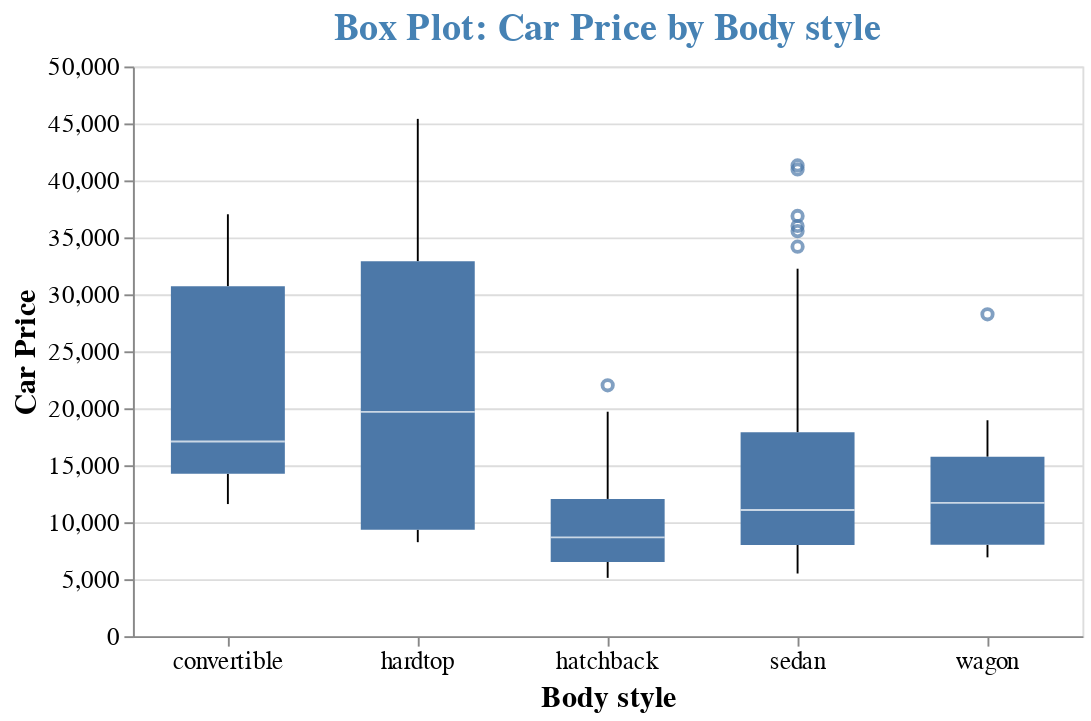

The cell this chart's notebook holds for it:
### Markdown cell above
Increasing the axis labels

### Code cell
# Increasing the axis labels
alt.Chart(df).mark_boxplot(size=60).encode(
    alt.X('body_style', title='Body style', axis=alt.Axis(labelAngle=0)),
    alt.Y('price', title='Car Price'),    
).properties(
    width=500,
    title={"text":"Box Plot: Car Price by Body style", 
            "fontSize":20,
            "color": "steelblue"}
).configure_axis(
    titleFontSize=16,
    labelFontSize=13
)

### Figure 1 — Vega-Lite specification as saved in the notebook (floating-point values rounded to 4 significant figures; data arrays with more than 128 entries replaced by an {"elided": "..."} marker saying what was removed)
{"config": {"view": {"continuousWidth": 300, "continuousHeight": 300}, "axis": {"labelFontSize": 13, "titleFontSize": 16}}, "data": {"name": "data-377522f69c9237e141896e4eb0e07f53"}, "mark": {"type": "boxplot", "size": 60}, "encoding": {"x": {"axis": {"labelAngle": 0}, "field": "body_style", "title": "Body style", "type": "nominal"}, "y": {"field": "price", "title": "Car Price", "type": "quantitative"}}, "title": {"text": "Box Plot: Car Price by Body style", "fontSize": 20, "color": "steelblue"}, "width": 500, "$schema": "https://vega.github.io/schema/vega-lite/v5.17.0.json", "datasets": {"data-377522f69c9237e141896e4eb0e07f53": {"elided": "205 records"}}}
